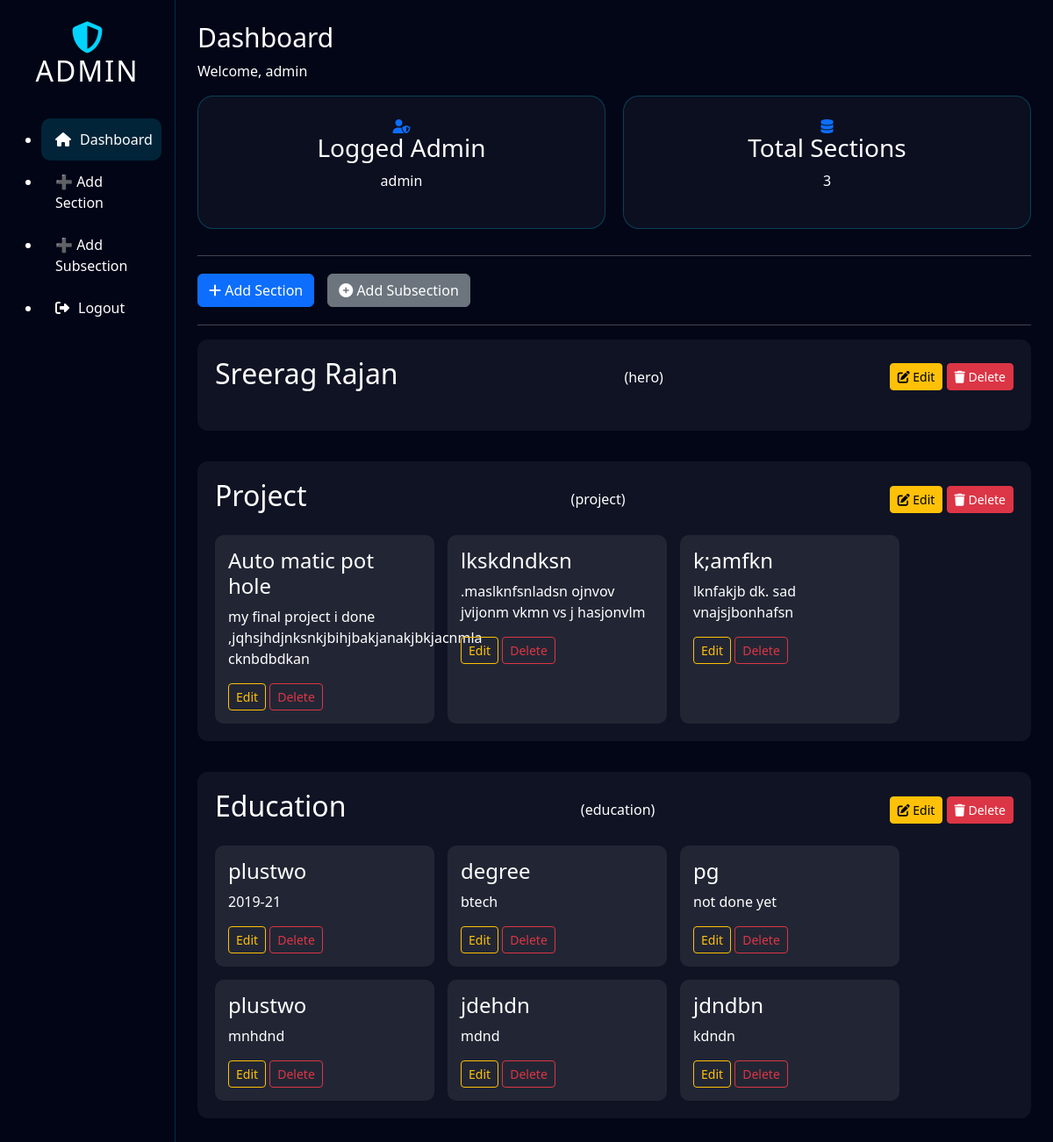
The page /admin/dashboard (signed in) on the database as committed earlier.
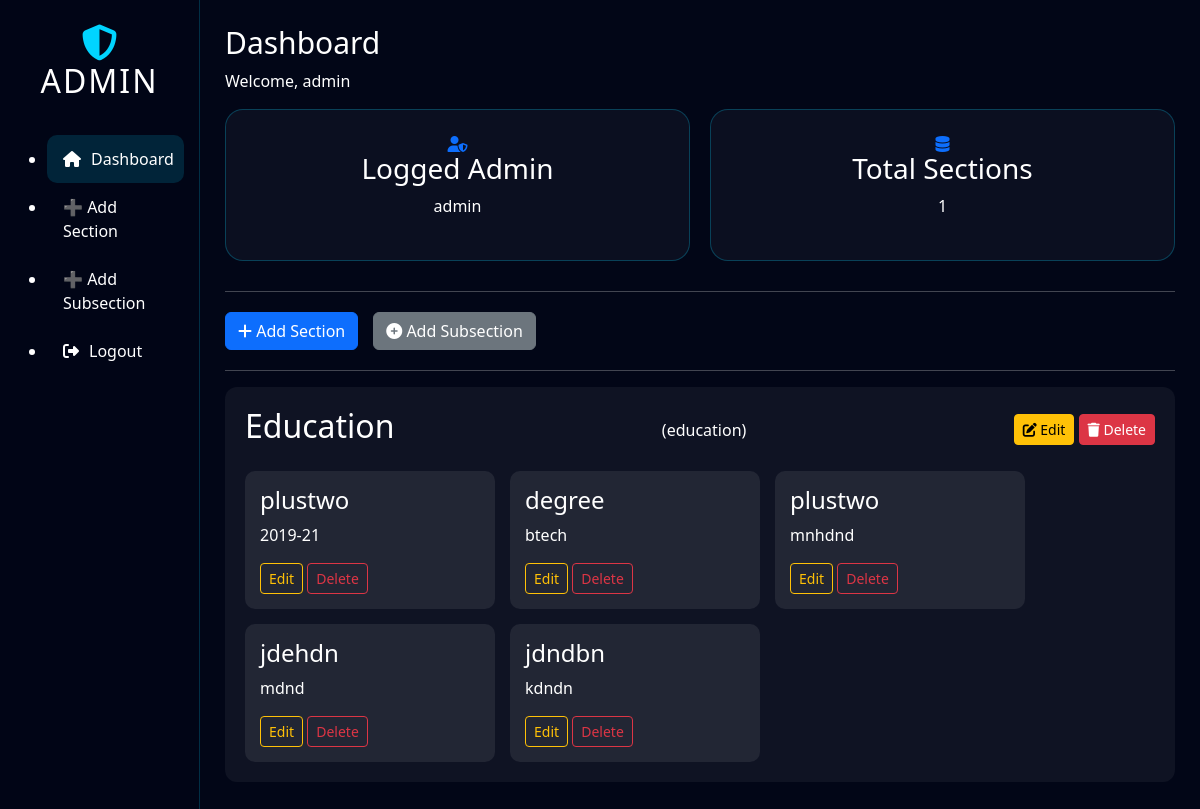
The same page on the database as committed later.
### models.py (models this page shows)
class SectionHead(db.Model):
    __tablename__ = "section_head"
    id = db.Column(db.Integer, primary_key=True)
    section_name = db.Column(db.String(100), unique=True, nullable=False)
    section_title = db.Column(db.String(200), nullable=False)
    section_description = db.Column(db.Text)
    display_order = db.Column(db.Integer, default=0)
    items = db.relationship("SectionBody", backref="section", cascade="all, delete",
                            order_by="SectionBody.item_order")

class SectionBody(db.Model):
    __tablename__ = "section_body"
    id = db.Column(db.Integer, primary_key=True)
    section_id = db.Column(db.Integer, db.ForeignKey("section_head.id"), nullable=False)
    content_key = db.Column(db.String(100), nullable=False)
    content_value = db.Column(db.Text, nullable=False)
    group_id = db.Column(db.Integer, default=0)
    item_order = db.Column(db.Integer, default=0)

### admin/routes.py (the view)
@admin_bp.route('/dashboard')
@login_required
def dashboard():
    sections = SectionHead.query.order_by(SectionHead.display_order.asc()).all()
    return render_template(
        "admin_dashboard.html",
        sections=sections
    )

### admin/routes.py (called while the page is built)
def login_required(f):
    from functools import wraps
    @wraps(f)
    def wrapper(*args, **kwargs):
        if "admin_id" not in session:
            return redirect(url_for("admin.login"))
        return f(*args, **kwargs)
    return wrapper

### templates/admin_dashboard.html
{% extends "admin_layout.html" %}
{% set active = "dashboard" %}
{% set page_title = "Dashboard" %}
{% block content %}
<div class="dashboard-cards">
    <div class="card">
        <i class="fas fa-user-shield text-primary"></i>
        <h3>Logged Admin</h3>
        <p>{{ session['admin_username'] }}</p>
    </div>
    <div class="card">
        <i class="fas fa-database text-primary"></i>
        <h3>Total Sections</h3>
        <p>{{ sections|length }}</p>
    </div>
</div>
<hr>
<div class="action-buttons">
    <a class="btn btn-primary" href="{{ url_for('admin.add_section_head') }}">
        <i class="fas fa-plus"></i> Add Section
    </a>
    <a class="btn btn-secondary" href="{{ url_for('admin.add_subsection') }}">
        <i class="fas fa-plus-circle"></i> Add Subsection
    </a>
</div>
<hr>
{% for section in sections %}
<div class="section-block">
    <div class="section-header">
        <h2>{{ section.section_title }}</h2>
        <span class="section-name">({{ section.section_name }})</span>
        <div class="section-actions">
            <a href="{{ url_for('admin.edit_section', id=section.id) }}"
               class="btn btn-sm btn-warning">
                <i class="fas fa-edit"></i> Edit
            </a>
            <a href="{{ url_for('admin.delete_section', id=section.id) }}"
               class="btn btn-sm btn-danger"
               onclick="return confirm('Delete this section and all its subsections?');">
                <i class="fas fa-trash"></i> Delete
            </a>
        </div>
    </div>
    <div class="subsection-grid">
        {% for item in section.items %}
        <div class="sub-card">
            <h4>{{ item.content_key }}</h4>
            <p>{{ item.content_value }}</p>
            <div class="sub-actions">
                <a href="{{ url_for('admin.edit_subsection', id=item.id) }}"
                   class="btn btn-sm btn-outline-warning">
                    Edit
                </a>
                <a href="{{ url_for('admin.delete_subsection', id=item.id) }}"
                   class="btn btn-sm btn-outline-danger"
                   onclick="return confirm('Delete this subsection?');">
                    Delete
                </a>
            </div>
        </div>
        {% endfor %}
    </div>
</div>
{% endfor %}
{% endblock %}

### templates/admin_layout.html (shortened to what this page needs)
<!DOCTYPE html>
<html lang="en">
<head>
    <link href="https://cdn.jsdelivr.net/npm/bootstrap@5.3.3/dist/css/bootstrap.min.css" rel="stylesheet">
    <link rel="stylesheet" href="{{ url_for('static', filename='css/admin_dashboard.css') }}">
    <link rel="stylesheet" href="{{ url_for('static', filename='css/admin_forms.css') }}">
    <link rel="stylesheet" href="https://cdnjs.cloudflare.com/ajax/libs/font-awesome/6.6.0/css/all.min.css">
</head>
<body class="admin-body">
<div class="container-fluid min-vh-100">
    <div class="row min-vh-100">
        <aside id="sidebarMenu" class="col-md-3 col-lg-2 sidebar collapse d-md-block">
            <div class="sidebar-header">
                <i class="fas fa-shield-alt logo-icon"></i>
                <h2>ADMIN</h2>
            </div>
            <ul class="sidebar-menu">
                <li>
                    <a href="{{ url_for('admin.dashboard') }}"
                       class="{% if active=='dashboard' %}active{% endif %}">
                        <i class="fas fa-home"></i> Dashboard
                    </a>
                </li>
                <li>
                    <a href="{{ url_for('admin.add_section_head') }}">
                        ➕ Add Section
                    </a>
                </li>
                <li>
                    <a href="{{ url_for('admin.add_subsection') }}">
                        ➕ Add Subsection
                    </a>
                </li>
                <li>
                    <a href="{{ url_for('admin.logout') }}" class="logout-btn">
                        <i class="fas fa-sign-out-alt"></i> Logout
                    </a>
                </li>
            </ul>
        </aside>
        <main class="col-md-9 col-lg-10 main-content">
            <header class="admin-header">
                <h1>{{ page_title }}</h1>
                <p>Welcome, {{ session['admin_username'] }}</p>
            </header>
            <section class="content-section">
                {% block content %}{% endblock %}
            </section>
        </main>
    </div>
</div>
</body>
</html>

### static/css/admin_dashboard.css (style rules this page uses)
* { margin: 0; padding: 0; box-sizing: border-box; }
body.admin-body { background: #020617; color: #ffffff; min-height: 100vh; font-family: 'Segoe UI', Tahoma, Geneva, Verdana, sans-serif; }
.sidebar { background: rgba(2, 6, 23, 0.95); min-height: 100vh; border-right: 1px solid rgba(0, 212, 255, 0.2); padding: 25px 15px; }
.sidebar-header { text-align: center; margin-bottom: 35px; }
.logo-icon { font-size: 36px; color: #00d4ff; }
.sidebar-header h2 { color: #ffffff; letter-spacing: 2px; }
.sidebar-menu a { display: flex; align-items: center; gap: 10px; padding: 12px 16px; color: #ffffff !important; text-decoration: none; border-radius: 10px; transition: 0.3s ease; font-weight: 500; }
.sidebar-menu a:hover, .sidebar-menu a.active { background: rgba(0, 212, 255, 0.15); }
.main-content { padding: 25px; }
.admin-header h1 { font-size: 30px; color: #ffffff !important; }
.admin-header p { color: #ffffff !important; }
.dashboard-cards { display: flex; gap: 20px; margin-bottom: 30px; }
.card { flex: 1; background: rgba(255, 255, 255, 0.04); padding: 26px; border-radius: 18px; border: 1px solid rgba(0, 212, 255, 0.25); text-align: center; transition: 0.3s ease; }
.card p { color: #ffffff !important; }
.action-buttons { display: flex; gap: 15px; margin: 20px 0; }
.action-buttons a { text-decoration: none !important; }
.section-block { background: rgba(255,255,255,0.05); padding: 20px; border-radius: 12px; margin-bottom: 35px; }
.section-header { display: flex; justify-content: space-between; align-items: center; }
.section-header h2 { color: #ffffff; }
.subsection-grid { display: flex; gap: 15px; flex-wrap: wrap; margin-top: 18px; }
.sub-card { width: 250px; padding: 15px; background: rgba(255,255,255,0.08); border-radius: 10px; color: white; }
.sub-actions { margin-top: 10px; }
.dashboard-cards .card p, .dashboard-cards .card h3 { color: #ffffff !important; opacity: 1 !important; }

Rows that differ between the two databases and show on the page:
removed SectionHead: section_title "Sreerag Rajan", section_name "hero"
removed SectionHead: section_title "Project", section_name "project"
removed SectionBody: content_key "Auto matic pot hole", content_value "my final project i done ,jqhsjhdjnksnkjbihjbakjanakjbkjacnmla cknbdbdkan", shown under "Project"
removed SectionBody: content_key "lkskdndksn", content_value ".maslknfsnladsn ojnvov jvijonm vkmn vs j hasjonvlm", shown under "Project"
removed SectionBody: content_key "k;amfkn", content_value "lknfakjb dk. sad vnajsjbonhafsn", shown under "Project"
removed SectionBody: content_key "pg", content_value "not done yet"
Other text that changed with them:
{{ sections|length }}: "3" → "1"
